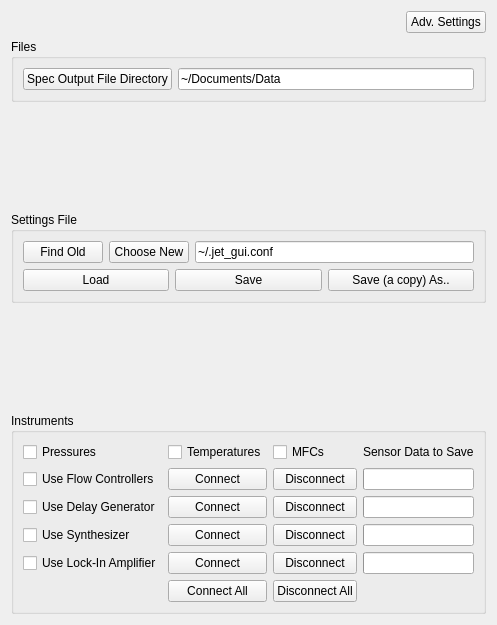
      <widget class="QWidget" name="tab_Prim">
       <attribute name="title">
        <string>Files / Instruments</string>
       </attribute>
       <attribute name="toolTip">
        <string>&lt;html&gt;&lt;head/&gt;&lt;body&gt;&lt;p&gt;&lt;span style=&quot; font-weight:600;&quot;&gt;Jet GUI - Files/Instruments&lt;/span&gt;&lt;/p&gt;&lt;p&gt;&lt;span style=&quot; font-style:italic;&quot;&gt;Usage&lt;/span&gt;:&lt;br/&gt;Basic file/directory selection and instrument connect/disconnect functionality.&lt;/p&gt;&lt;p&gt;&lt;span style=&quot; font-style:italic;&quot;&gt;Keyboard Shortcuts&lt;/span&gt;:&lt;br/&gt;Escape - Exit the GUI&lt;br/&gt;Ctrl+PgDwn / Ctrl+Tab - Next tab&lt;br/&gt;Ctrl+PgUp / Ctrl+Shift+Tab - Previous tab&lt;br/&gt;Ctrl+L - Load currently-selected settings file&lt;br/&gt;Ctrl+O - Browse for alternative settings file&lt;br/&gt;Ctrl+S - Save active settings to currently-selected file&lt;br/&gt;Ctrl+Shift+S - Save active settings to an alternative file (i.e. save as...)&lt;/p&gt;&lt;p&gt;&lt;span style=&quot; font-style:italic;&quot;&gt;Mouse Shortcuts&lt;/span&gt;:&lt;br/&gt;(nothing special)&lt;/p&gt;&lt;/body&gt;&lt;/html&gt;</string>
       </attribute>
       <layout class="QVBoxLayout" name="verticalLayout_2">
        <item>
         <layout class="QHBoxLayout" name="layout_TopHorz">
          <item>
           <spacer name="horizontalSpacer_10">
            <property name="orientation">
             <enum>Qt::Horizontal</enum>
            </property>
            <property name="sizeHint" stdset="0">
             <size>
              <width>40</width>
              <height>20</height>
             </size>
            </property>
           </spacer>
          </item>
          <item>
           <widget class="QPushButton" name="btn_AdvSettingsFilesInstruments">
            <property name="text">
             <string>Adv. Settings</string>
            </property>
           </widget>
          </item>
         </layout>
        </item>
        <item>
         <widget class="QGroupBox" name="group_Files">
          <property name="title">
           <string>Files</string>
          </property>
          <property name="flat">
           <bool>true</bool>
          </property>
          <layout class="QVBoxLayout" name="verticalLayout_3">
           <item>
            <layout class="QFormLayout" name="Layout_Files">
             <property name="fieldGrowthPolicy">
              <enum>QFormLayout::ExpandingFieldsGrow</enum>
             </property>
             <item row="0" column="0">
              <widget class="QPushButton" name="btn_BrowseSpecOut">
               <property name="text">
                <string>Spec Output File Directory</string>
               </property>
              </widget>
             </item>
             <item row="0" column="1">
              <widget class="QLineEdit" name="txt_SpecOut">
               <property name="text">
                <string>~/Documents/Data</string>
               </property>
              </widget>
             </item>
            </layout>
           </item>
          </layout>
         </widget>
        </item>
        <item>
         <spacer name="verticalSpacer_8">
          <property name="orientation">
           <enum>Qt::Vertical</enum>
          </property>
          <property name="sizeHint" stdset="0">
           <size>
            <width>20</width>
            <height>104</height>
           </size>
          </property>
         </spacer>
        </item>
        <item>
         <widget class="QGroupBox" name="group_Settings">
          <property name="title">
           <string>Settings File</string>
          </property>
          <property name="flat">
           <bool>true</bool>
          </property>
          <layout class="QVBoxLayout" name="verticalLayout_4">
           <item>
            <layout class="QHBoxLayout" name="horizontalLayout_9">
             <item>
              <widget class="QPushButton" name="btn_SettingsFileBrowseIn">
               <property name="text">
                <string>Find Old</string>
               </property>
              </widget>
             </item>
             <item>
              <widget class="QPushButton" name="btn_SettingsFileBrowseOut">
               <property name="text">
                <string>Choose New</string>
               </property>
              </widget>
             </item>
             <item>
              <widget class="QLineEdit" name="txt_SettingsFile">
               <property name="text">
                <string>~/.jet_gui.conf</string>
               </property>
              </widget>
             </item>
            </layout>
           </item>
           <item>
            <layout class="QGridLayout" name="layout_SettingsFileButtons">
             <item row="0" column="0">
              <widget class="QPushButton" name="btn_SettingsFileLoad">
               <property name="text">
                <string>Load</string>
               </property>
              </widget>
             </item>
             <item row="0" column="1">
              <widget class="QPushButton" name="btn_SettingsFileSave">
               <property name="text">
                <string>Save</string>
               </property>
              </widget>
             </item>
             <item row="0" column="2">
              <widget class="QPushButton" name="btn_SettingsFileSaveAs">
               <property name="text">
                <string>Save (a copy) As..</string>
               </property>
              </widget>
             </item>
            </layout>
           </item>
          </layout>
         </widget>
        </item>
        <item>
         <spacer name="verticalSpacer_9">
          <property name="orientation">
           <enum>Qt::Vertical</enum>
          </property>
          <property name="sizeHint" stdset="0">
           <size>
            <width>20</width>
            <height>104</height>
           </size>
          </property>
         </spacer>
        </item>
        <item>
         <widget class="QGroupBox" name="group_Instruments">
          <property name="title">
           <string>Instruments</string>
          </property>
          <property name="flat">
           <bool>true</bool>
          </property>
          <layout class="QGridLayout" name="gridLayout_2">
           <item row="3" column="3">
            <widget class="QProgressBar" name="pb_SynthConnection">
             <property name="textVisible">
              <bool>false</bool>
             </property>
            </widget>
           </item>
           <item row="0" column="0">
            <widget class="QCheckBox" name="check_SavePressures">
             <property name="text">
              <string>Pressures</string>
             </property>
            </widget>
           </item>
           <item row="3" column="0">
            <widget class="QCheckBox" name="check_UseSynth">
             <property name="text">
              <string>Use Synthesizer</string>
             </property>
            </widget>
           </item>
           <item row="1" column="0">
            <widget class="QCheckBox" name="check_UseMFC">
             <property name="text">
              <string>Use Flow Controllers</string>
             </property>
            </widget>
           </item>
           <item row="3" column="1">
            <widget class="QPushButton" name="btn_SynthConnect">
             <property name="text">
              <string>Connect</string>
             </property>
            </widget>
           </item>
           <item row="3" column="2">
            <widget class="QPushButton" name="btn_SynthDisconnect">
             <property name="text">
              <string>Disconnect</string>
             </property>
            </widget>
           </item>
           <item row="4" column="0">
            <widget class="QCheckBox" name="check_UseLockin">
             <property name="text">
              <string>Use Lock-In Amplifier</string>
             </property>
            </widget>
           </item>
           <item row="4" column="1">
            <widget class="QPushButton" name="btn_LockinConnect">
             <property name="text">
              <string>Connect</string>
             </property>
            </widget>
           </item>
           <item row="4" column="2">
            <widget class="QPushButton" name="btn_LockinDisconnect">
             <property name="text">
              <string>Disconnect</string>
             </property>
            </widget>
           </item>
           <item row="4" column="3">
            <widget class="QProgressBar" name="pb_LockinConnection">
             <property name="textVisible">
              <bool>false</bool>
             </property>
            </widget>
           </item>
           <item row="1" column="2">
            <widget class="QPushButton" name="btn_MFCDisconnect">
             <property name="text">
              <string>Disconnect</string>
             </property>
            </widget>
           </item>
           <item row="1" column="1">
            <widget class="QPushButton" name="btn_MFCConnect">
             <property name="text">
              <string>Connect</string>
             </property>
            </widget>
           </item>
           <item row="1" column="3">
            <widget class="QProgressBar" name="pb_MFCConnection">
             <property name="textVisible">
              <bool>false</bool>
             </property>
            </widget>
           </item>
           <item row="0" column="1">
            <widget class="QCheckBox" name="check_SaveTemps">
             <property name="text">
              <string>Temperatures</string>
             </property>
            </widget>
           </item>
           <item row="0" column="3">
            <widget class="QLabel" name="label">
             <property name="text">
              <string>Sensor Data to Save</string>
             </property>
            </widget>
           </item>
           <item row="0" column="2">
            <widget class="QCheckBox" name="check_SaveMFCs">
             <property name="text">
              <string>MFCs</string>
             </property>
            </widget>
           </item>
           <item row="2" column="0">
            <widget class="QCheckBox" name="check_UseDG">
             <property name="text">
              <string>Use Delay Generator</string>
             </property>
            </widget>
           </item>
           <item row="2" column="1">
            <widget class="QPushButton" name="btn_DGConnect">
             <property name="text">
              <string>Connect</string>
             </property>
            </widget>
           </item>
           <item row="2" column="2">
            <widget class="QPushButton" name="btn_DGDisconnect">
             <property name="text">
              <string>Disconnect</string>
             </property>
            </widget>
           </item>
           <item row="2" column="3">
            <widget class="QProgressBar" name="pb_DGConnection">
             <property name="textVisible">
              <bool>false</bool>
             </property>
            </widget>
           </item>
           <item row="5" column="1">
            <widget class="QPushButton" name="btn_ConnectAll">
             <property name="text">
              <string>Connect All</string>
             </property>
            </widget>
           </item>
           <item row="5" column="2">
            <widget class="QPushButton" name="btn_DisconnectAll">
             <property name="text">
              <string>Disconnect All</string>
             </property>
            </widget>
           </item>
          </layout>
          <zorder>check_UseSynth</zorder>
          <zorder>check_UseLockin</zorder>
          <zorder>check_SavePressures</zorder>
          <zorder>btn_SynthConnect</zorder>
          <zorder>btn_SynthDisconnect</zorder>
          <zorder>btn_LockinConnect</zorder>
          <zorder>btn_LockinDisconnect</zorder>
          <zorder>pb_SynthConnection</zorder>
          <zorder>pb_LockinConnection</zorder>
          <zorder>check_UseMFC</zorder>
          <zorder>btn_MFCConnect</zorder>
          <zorder>btn_MFCDisconnect</zorder>
          <zorder>pb_MFCConnection</zorder>
          <zorder>check_SaveTemps</zorder>
          <zorder>label</zorder>
          <zorder>check_SaveMFCs</zorder>
          <zorder>check_UseDG</zorder>
          <zorder>btn_DGConnect</zorder>
          <zorder>btn_DGDisconnect</zorder>
          <zorder>pb_DGConnection</zorder>
          <zorder>btn_ConnectAll</zorder>
          <zorder>btn_DisconnectAll</zorder>
         </widget>
        </item>
       </layout>
      </widget>
